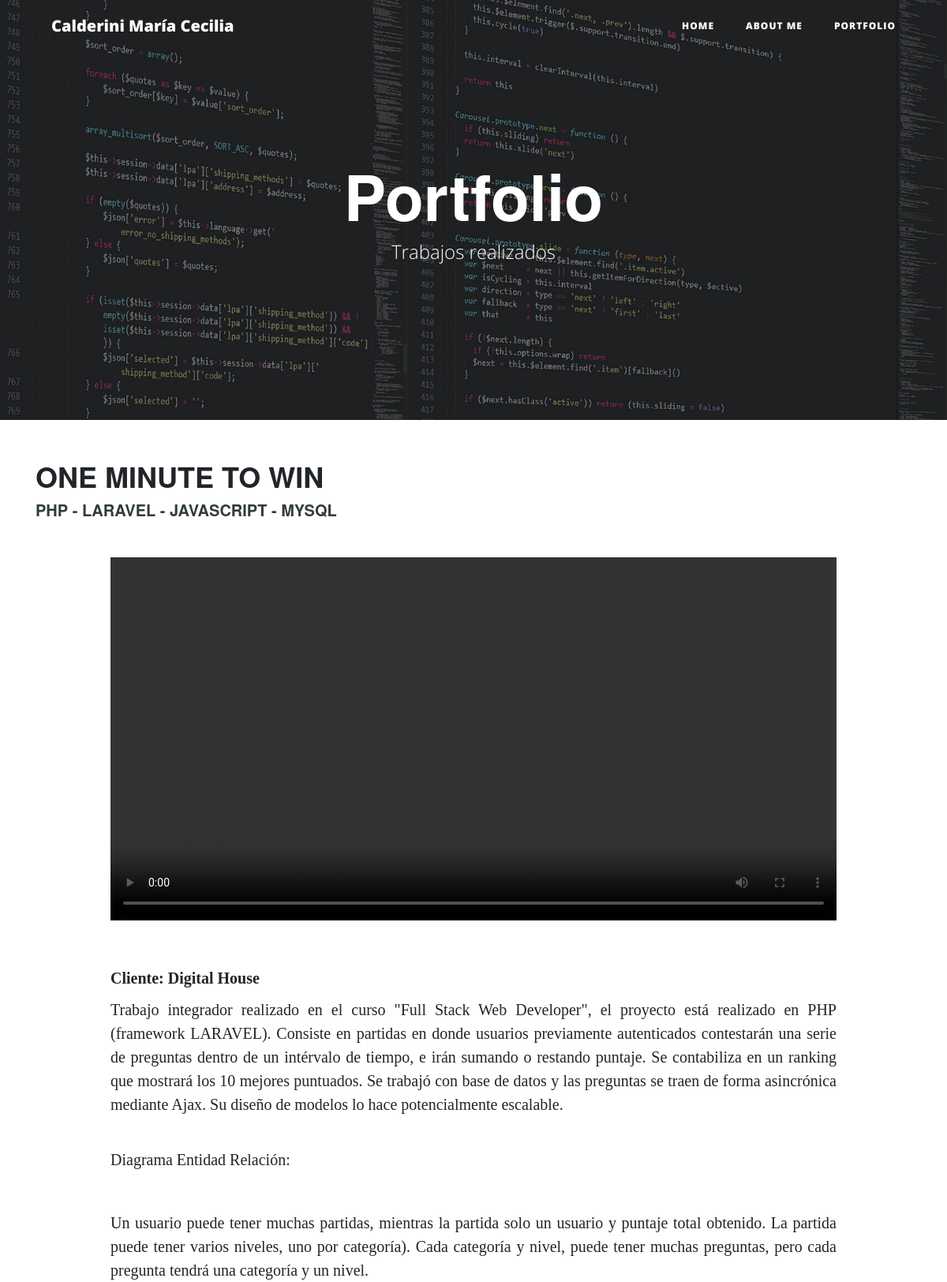
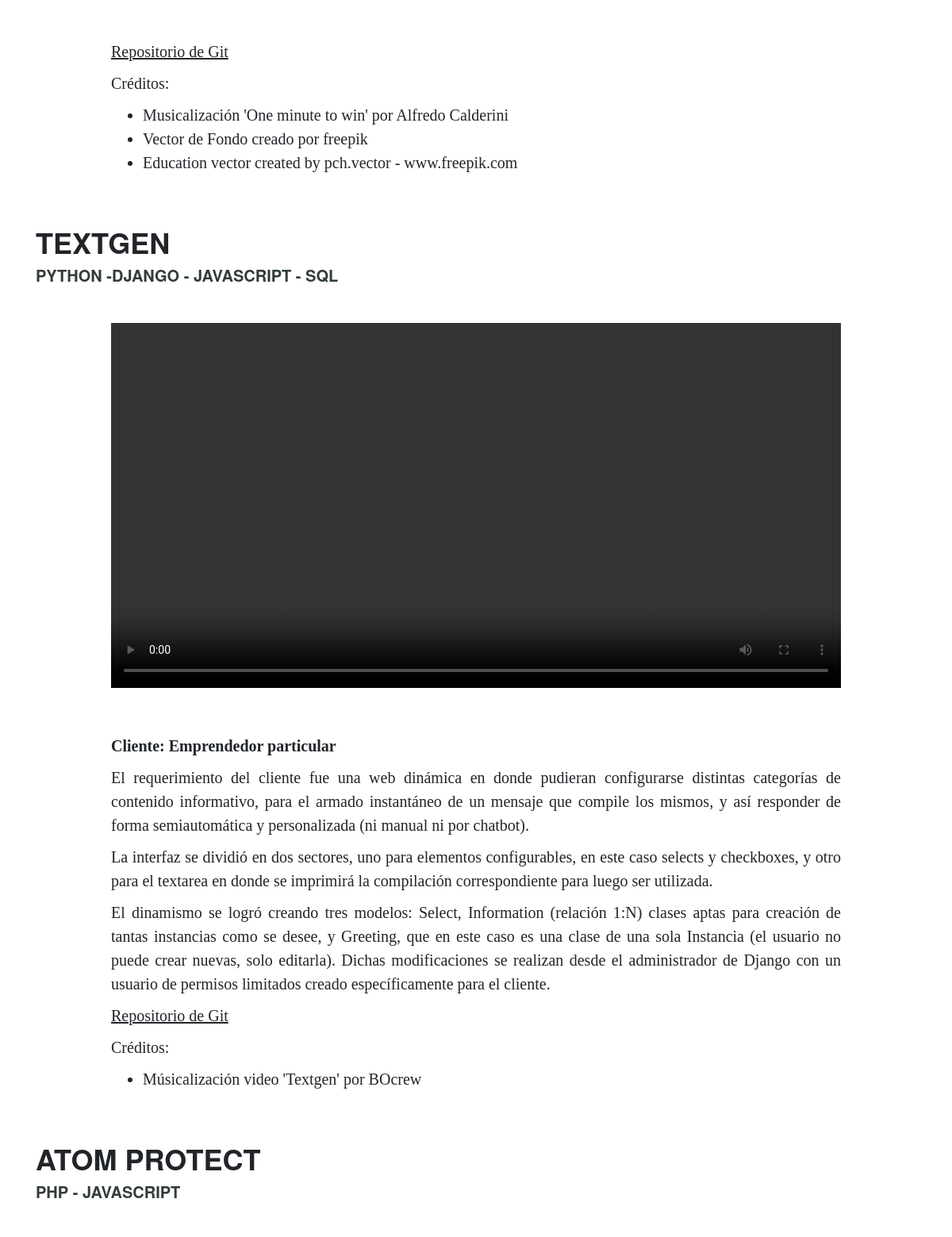
The app's page /portfolio (upper part) with its own data (2 pictures, top to bottom).
### portfolio/models.py (models this page shows, shortened)
class Project(models.Model):
    order = models.IntegerField(null=True, blank=True)
    title= models.CharField(max_length=200, verbose_name= "Titulo")
    category= models.ForeignKey(Category, on_delete=models.CASCADE, null=True)
    tecnology= models.CharField(max_length=200, verbose_name= "Lenguajes", null=True, blank=True)
    client= models.CharField(max_length=200, verbose_name= "Cliente", null=True, blank=True)
    description= RichTextField(verbose_name= "Descripcion") #acordate de poner contenido safe
    imageOne= models.ImageField(verbose_name= "Imagen principal", upload_to="projects", null=True, blank=True)
    imageTwo= models.ImageField(verbose_name= "Imagen secundaria", upload_to="projects", null=True, blank=True)
    der= models.ImageField(verbose_name= "Diagrama", upload_to="projects", null=True, blank=True)
    dertext= RichTextField(verbose_name= "Explicación Der", null=True, blank=True) #acordate de poner contenido safe
    video = models.FileField(upload_to="videos", null=True, blank=True)
    git= models.URLField(verbose_name= "Repositorio de Git",null=True, blank=True)
    created= models.IntegerField(verbose_name= "Año", null=True, blank=True)
    class Meta:
        verbose_name= "Proyecto"
        ordering= ["-order"]

class Credit(models.Model):
    title= models.CharField(max_length=200, verbose_name= "Titulo", null=True, blank=True)
    link= models.URLField(verbose_name= "Link",null=True, blank=True)
    category= models.ForeignKey(Project, on_delete=models.CASCADE, null=True)
    class Meta:
        verbose_name= "Crédito"

### portfolio/views.py (the view)
# urls.py: path('portfolio', views.portfolio, name="portfolio"),
def portfolio(request):
    projects= Project.objects.all()
    credit= Credit.objects.all()
    return render(request, "portfolio/portfolio.html", {'projects':projects,'credit':credit})

### portfolio/templates/portfolio/portfolio.html (shortened to what this page needs)
{% extends 'portfolio/base.html' %}
{% block background %} {% load static %} {% static 'portfolio/img/portfolio.jpg' %} {% endblock %}
{% block headers %}
<h1>Portfolio</h1>
<span class="subheading">Trabajos realizados</span>
{% endblock %}
{% block content %}
{%for project in projects %}
	<div class="mt-3">
		<h2 class="section-heading title" id="{{project.title}}">{{project.title|upper}}</h2>
		<h5>{{project.tecnology|upper}}</h5>
	</div>
	<div class="row project mb-5">
	{% if project.video%}
	<video onhover="play();" class="container text-center col-10 mb-5" id="web" poster="" controls>
		<source src="{{project.video.url}}" type="video/mp4">
	</video>
	{% endif%}
	<div class="container col-10">
		<p> <strong> Cliente: {{project.client}}</strong></p>
		<p>{{project.description|safe}}</p>
	{% if project.der%}
		<p>Diagrama Entidad Relación:</p>
			<div class="container text-center">
		</div>
		<p>{{project.dertext|safe}}</p> <br>
	{% endif%}
	{% if project.git %}
			<p><a href="{{project.git}}">Repositorio de Git</a></p>
	{% endif %}
	<p>Créditos:</p>
	<ul>
	{%for cred in credit %}
		{% if project == cred.category%}
			{% if cred.link %}
				<li><a href="{{cred.link}}">{{cred.title}}</a></li>
			{% else %}
				<li>{{cred.title}}</li>
			{% endif %}
		{% endif%}
	{% endfor %}
		</ul>
	</div>
	</div>
{% endfor%}
{% endblock %}

### records on screen
Project: title "ONE MINUTE TO WIN", tecnology "PHP - LARAVEL - JAVASCRIPT - MYSQL", client "Digital House", description "Trabajo integrador realizado en el curso \"Full Stack Web Developer\", el proyecto está realizado en PHP (framework LARAVEL). Consiste en partidas en donde usuarios previamente autenticados contestarán una serie de preguntas dentro de un intérvalo de tiempo, e irán sumando o restando puntaje. Se contabiliza en un ranking que mostrará los 10 mejores puntuados. Se trabajó con base de datos y las preguntas se traen de forma asincrónica mediante Ajax. Su diseño de modelos lo hace potencialmente escalable.", dertext "Un usuario puede tener muchas partidas, mientras la partida solo un usuario y puntaje total obtenido. La partida puede tener varios niveles, uno por categoría). Cada categoría y nivel, puede tener muchas preguntas, pero cada pregunta tendrá una categoría y un nivel."
Credit: title "Musicalización 'One minute to win' por Alfredo Calderini"
Credit: title "Vector de Fondo creado por freepik"
Credit: title "Education vector created by pch.vector - www.freepik.com"
Project: title "TEXTGEN", tecnology "PYTHON -DJANGO - JAVASCRIPT - SQL", client "Emprendedor particular", description "El requerimiento del cliente fue una web dinámica en donde pudieran configurarse distintas categorías de contenido informativo, para el armado instantáneo de un mensaje que compile los mismos, y así responder de forma semiautomática y personalizada (ni manual ni por chatbot). La interfaz se dividió en dos sectores, uno para elementos configurables, en este caso selects y checkboxes, y otro para el textarea en donde se imprimirá la compilación correspondiente para luego ser utilizada. El dinamismo se logró creando tres modelos: Select, Information (relación 1:N) clases aptas para creación de tantas instancias como se desee, y Greeting, que en este caso es una clase de una sola Instancia (el…"
Credit: title "Músicalización video 'Textgen' por BOcrew"
Project: title "ATOM PROTECT", tecnology "PHP - JAVASCRIPT"
